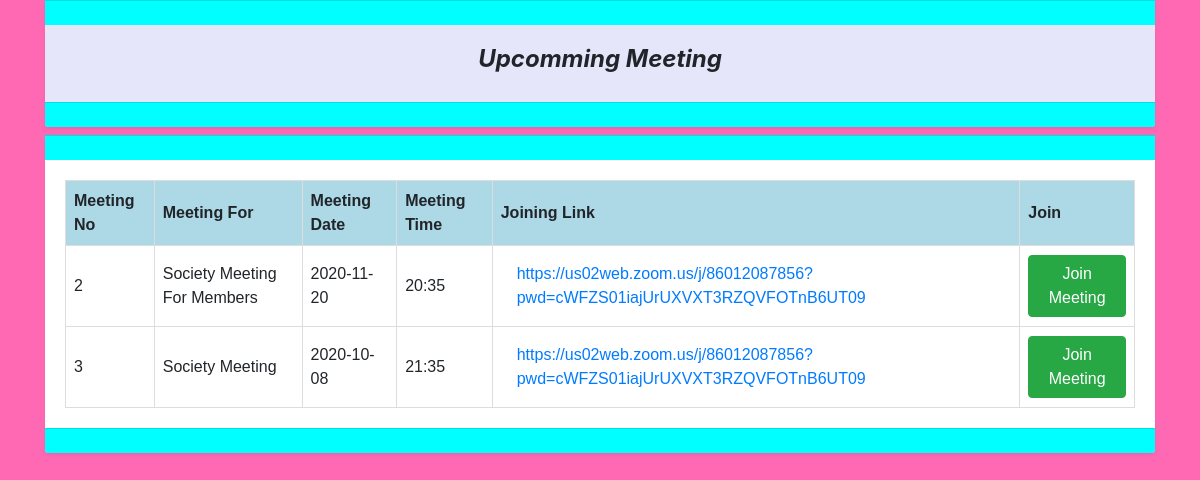
Page /meeting_users.php on the committed database.
### tables this page shows
CREATE TABLE `host_meeting` (
  `meeting_slno` int(100) NOT NULL,
  `meeting` varchar(100) NOT NULL,
  `meeting_link` varchar(100) NOT NULL,
  `date_of_meeting` varchar(100) NOT NULL,
  `time_of_meeting` varchar(100) NOT NULL
);

### meeting_users.php (the view, shortened to what this page needs)
<!doctype html>
<html lang="en">
<head>
    <link rel="stylesheet" href="https://stackpath.bootstrapcdn.com/bootstrap/4.5.2/css/bootstrap.min.css"
>
</head>
<body style="background-color:hotpink;">
    <div class="container">
            <div class="shadow-sm bg-white rounded">
                <div class="card-footer" style="background-color: cyan;">
                </div>
                <div class="card-body" style="background-color:lavender;">
                    <h4 class="text-center"><i><b>Upcomming Meeting</b></i></h4>
                </div>
                <div class="card-footer" style="background-color: cyan;">
                </div>
            </div>
            <div class="shadow-sm bg-white rounded my-2" style="background-color: cyan;">
                <div class="card-footer" style="background-color: cyan;">
                </div>
                <div class="card-body" style="overflow-x:auto;">
                    <table id="table" class="">
                        <thead>
                            <tr style="background-color:lightblue;">
                                <th>Meeting No</th>
                                <th>Meeting For</th>
                                <th>Meeting Date</th>
                                <th>Meeting Time</th>
                                <th>Joining Link</th>
                                <th>Join</th>
                            </tr>
                        </thead>
                        <?php
                                        include 'dbconn.php';
                                        $sql="select * from `host_meeting` ";
                                        $result=mysqli_query($conn,$sql);
                                        while($row=mysqli_fetch_assoc($result)){
                                        echo '
                                        <tbody>
                                        <tr>
                                            <td>'.$row['meeting_slno'].'</td>
                                            <td>'.$row['meeting'].'</td>
                                            <td>'.$row['date_of_meeting'].'</td>
                                            <td>'.$row['time_of_meeting'].'</td>
                                            <td><a class="nav-link" href="'.$row['meeting_link'].'" target=”_blank”>'.$row['meeting_link'].'</a></td>
                                            <td> <a href="'.$row['meeting_link'].'" target=”_blank”><button type="button" class="btn btn-success">Join Meeting</button></td></a>
                                        </tr>
                                        </tbody>
                                        ';
                                        }
                                        ?>
                    </table>
                </div>
                <div class="card-footer" style="background-color: cyan;">
                </div>
            </div>
    </div>
</body>
</html>

### meeting_users.php (style rules this page uses)
#table { font-family: arial, sans-serif; border-collapse: collapse; width: 100%; }
td, th { border: 1px solid #dddddd; text-align: left; padding: 8px; }

### rows in the picture
host_meeting: meeting_slno "2", meeting "Society Meeting For Members", date_of_meeting "2020-11-20", time_of_meeting "20:35", meeting_link "https://us02web.zoom.us/j/86012087856?pwd=cWFZS01iajUrUXVXT3RZQVFOTnB6UT09"
host_meeting: meeting_slno "3", meeting "Society Meeting", date_of_meeting "2020-10-08", time_of_meeting "21:35", meeting_link "https://us02web.zoom.us/j/86012087856?pwd=cWFZS01iajUrUXVXT3RZQVFOTnB6UT09"
